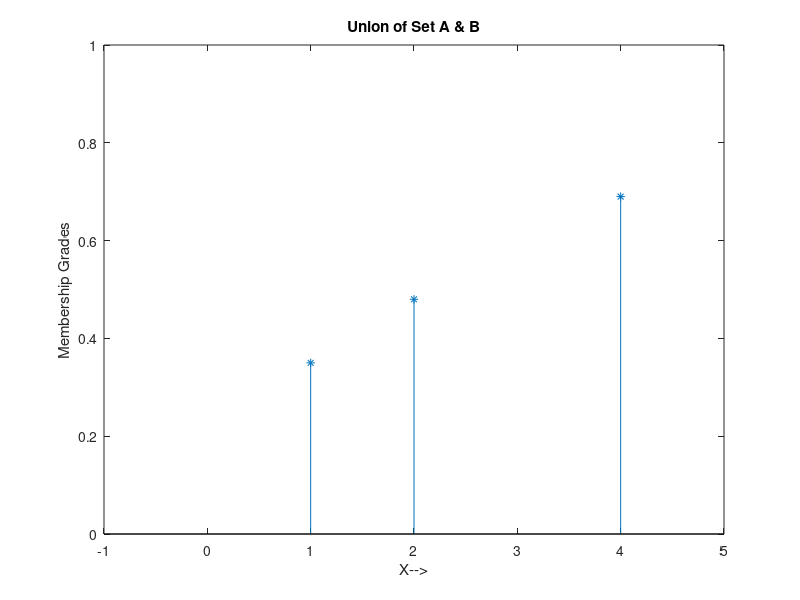

Reproduce this figure in MATLAB.
clc
clear
close all
% Defining fuzzy set A
mfa=[0.15 0.27 0.47 0.57];
a=[1 2 4 5];
% Defining fuzzy set B
mfb=[0.35 0.48 0.58 0.69];
b=[1 2 3 4];

i=1;j=1;k=1;
uni=[];
newd=[];
%Union =  max(mfa,mfb)
while(or((i<length(a)),(j<length(b))))
    if(a(i)<b(j))
        i=i+1;
    elseif(a(i)>b(j))
        j=j+1;
    else
        uni(k) = max(mfa(i),mfb(j));
        newd(k) = a(i);
        i=i+1;
        j=j+1;
        k=k+1;
    end
end
newd
uni
stem(newd, uni,'*');
axis([-1 5 0 1]);
xlabel('X-->');
ylabel('Membership Grades');
title('Union of Set A & B');